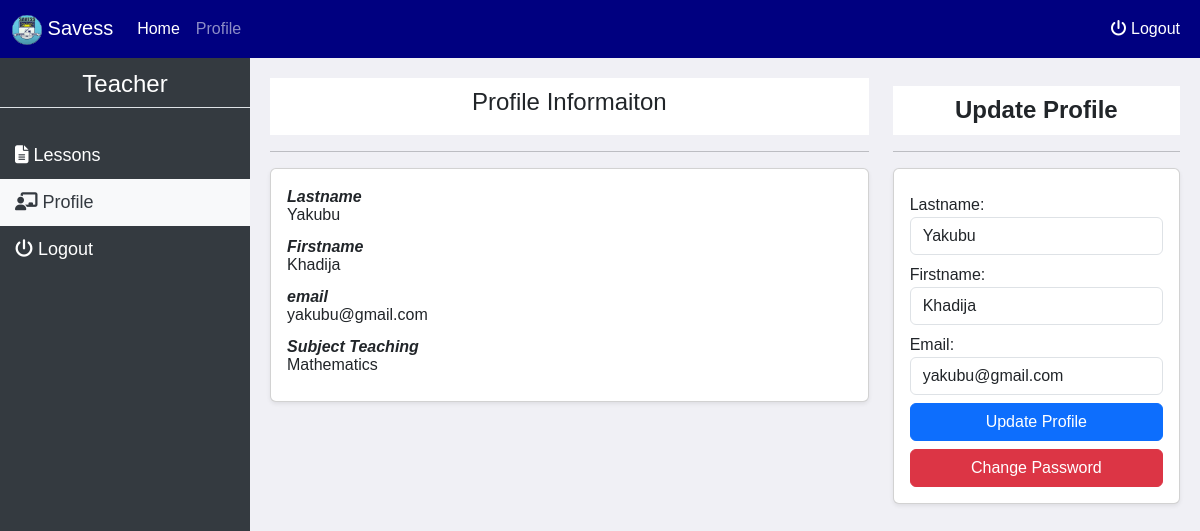
The app's page /tutor/?page=profile (signed in) with its own data.
### tables this page shows
CREATE TABLE `staff` (
  `stid` int(11) NOT NULL,
  `stfname` varchar(20) DEFAULT NULL,
  `stlname` varchar(20) DEFAULT NULL,
  `stemail` varchar(255) DEFAULT NULL,
  `stpassword` text DEFAULT NULL,
  `sjid` int(11) DEFAULT NULL,
  `strole` enum('admin','teacher') DEFAULT NULL
);

CREATE TABLE `subjects` (
  `sjid` int(11) NOT NULL,
  `cid` int(11) DEFAULT NULL,
  `sjname` varchar(100) DEFAULT NULL,
  `type` enum('core','elective') DEFAULT NULL
);

### tutor/profile.php (the view, shortened to what this page needs)
<?php
	$stid = $_SESSION['stid'];
	$sql = mysqli_query($con, "SELECT * FROM staff WHERE stid = '$stid'");
	$data = mysqli_fetch_assoc($sql);
	$sjid = $data['sjid'];
?>
	<div class="main-content">
		<div class="row">
			<div class="col-sm-12 col-md-8">
				<div class="courseTitle">
					<h4>Profile Informaiton</h4>
				</div> <hr>
				<div class="card card-body shadow-sm">
					<dt>
						<dl>Lastname</dl>
						<dd><?= $data['stlname']; ?></dd>
					</dt>
					<dt>
						<dl>Firstname</dl>
						<dd><?= $data['stfname']; ?></dd>
					</dt>
					<dt>
						<dl>email</dl>
						<dd><?= $data['stemail']; ?></dd>
					</dt>
					<dt>
						<dl>Subject Teaching</dl>
						<?php $sSql = mysqli_query($con, "SELECT * FROM subjects WHERE sjid = '$sjid'");
						$sData = mysqli_fetch_assoc($sSql); ?>
						<dd><?= (empty($sData) ? 'Not Teaching' : $sData['sjname']); ?></dd>
					</dt>
				</div>
			</div>
			<div class="col-sm-12 col-md-4">
				<h4 class="chapterTitle text-center mt-2 courseTitle">Update Profile</h4> <hr>
				<div>
					<form action="process/profile_update.pro.php" method="post" class="card card-body shadow-sm">
						<div class="form-group mt-2">
							<label for="lastname">Lastname:</label>
							<input type="text" class="form-control" name="lastname" id="lastname" value="<?= $data['stlname']; ?>" required>
						</div>
						<div class="form-group mt-2">
							<label for="firstname">Firstname:</label>
							<input type="text" class="form-control" name="firstname" id="firstname" value="<?= $data['stfname']; ?>" required>
						</div>
						<div class="form-group mt-2">
							<label for="email">Email:</label>
							<input type="email" class="form-control" name="email" id="email" value="<?= $data['stemail']; ?>" required>
						</div>
						<div class="form-group mt-2">
			            	<button type="submit" class="btn btn-primary btn-block" style="width: 100%">Update Profile</button>
			            </div>
			            <div class="form-group mt-2">
			            	<button type="button" class="btn btn-danger btn-block" data-bs-toggle="modal" data-bs-target="#changePassMdl" style="width: 100%">Change Password</button>
			            </div>
					</form>
				</div>
			</div>
		</div>
	</div>

### css/style.css (style rules this page uses)
body { font-family: Arial, sans-serif; background-color: #f0f0f5; margin: 0; padding: 0; }
.courseTitle { text-align: center; font-weight: bold; padding: 10px 0; background-color: #fff; margin-bottom: 10px; }
.chapterTitle { text-align: left; font-family: sans-serif; }
.main-content { margin-left: 250px; padding: 20px; }
dl { margin-bottom: -6px; font-style: italic; }

### records on screen
staff: stlname "Yakubu", stfname "Khadija", stemail "yakubu@gmail.com", lastname "Yakubu", firstname "Khadija", email "yakubu@gmail.com"
subjects: sjname "Mathematics"

### other values on screen
$role "Teacher"
